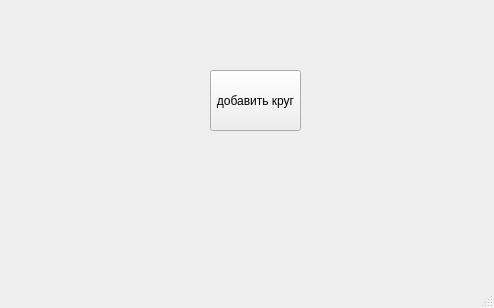
<?xml version="1.0" encoding="UTF-8"?>
<ui version="4.0">
 <class>MainWindow</class>
 <widget class="QMainWindow" name="MainWindow">
  <property name="geometry">
   <rect>
    <x>0</x>
    <y>0</y>
    <width>494</width>
    <height>308</height>
   </rect>
  </property>
  <property name="windowTitle">
   <string>Желтые круги</string>
  </property>
  <widget class="QWidget" name="centralwidget">
   <widget class="QPushButton" name="addButton">
    <property name="geometry">
     <rect>
      <x>210</x>
      <y>70</y>
      <width>91</width>
      <height>61</height>
     </rect>
    </property>
    <property name="text">
     <string>добавить круг</string>
    </property>
   </widget>
  </widget>
  <widget class="QMenuBar" name="menubar">
   <property name="geometry">
    <rect>
     <x>0</x>
     <y>0</y>
     <width>494</width>
     <height>21</height>
    </rect>
   </property>
  </widget>
  <widget class="QStatusBar" name="statusbar"/>
 </widget>
 <resources/>
 <connections/>
</ui>
